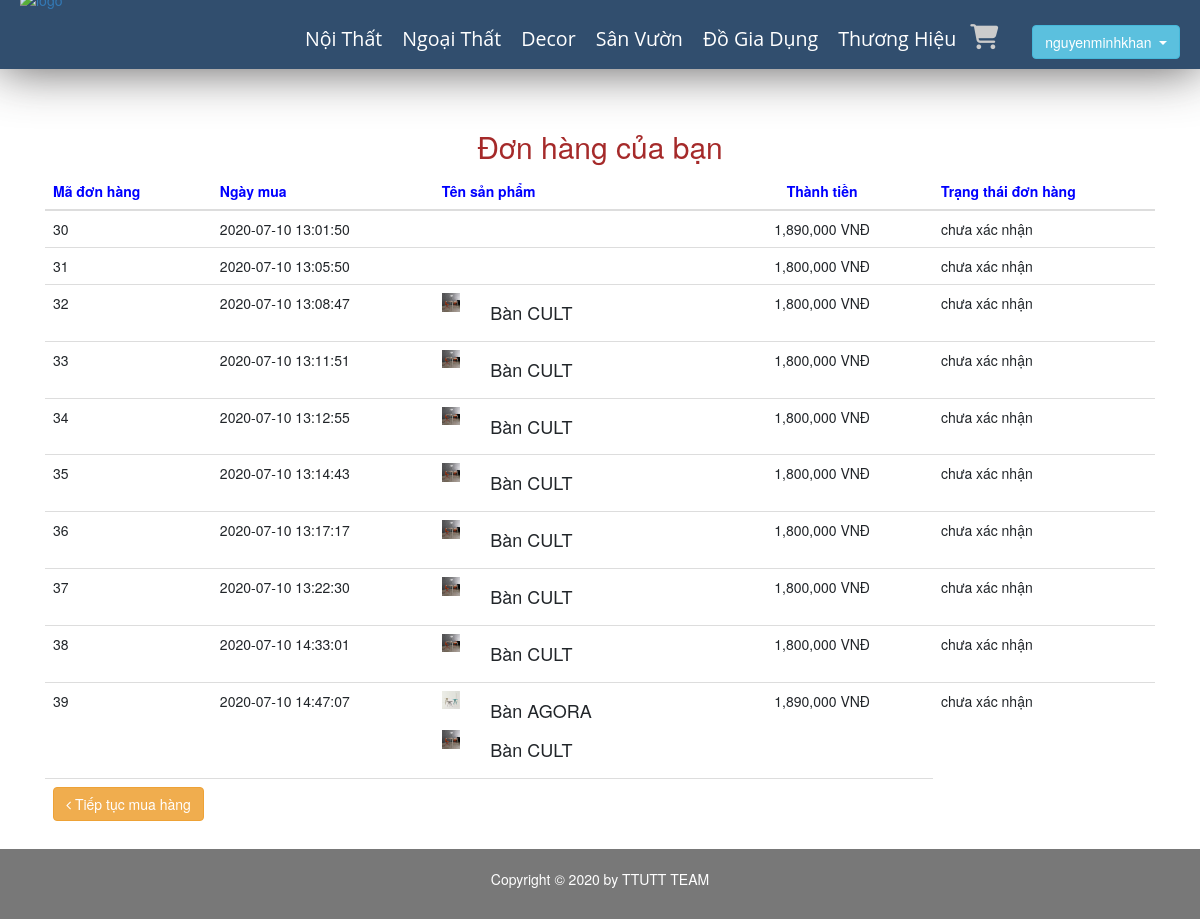
Page /public/pages/don-hang.php (signed in) on the earlier database version.
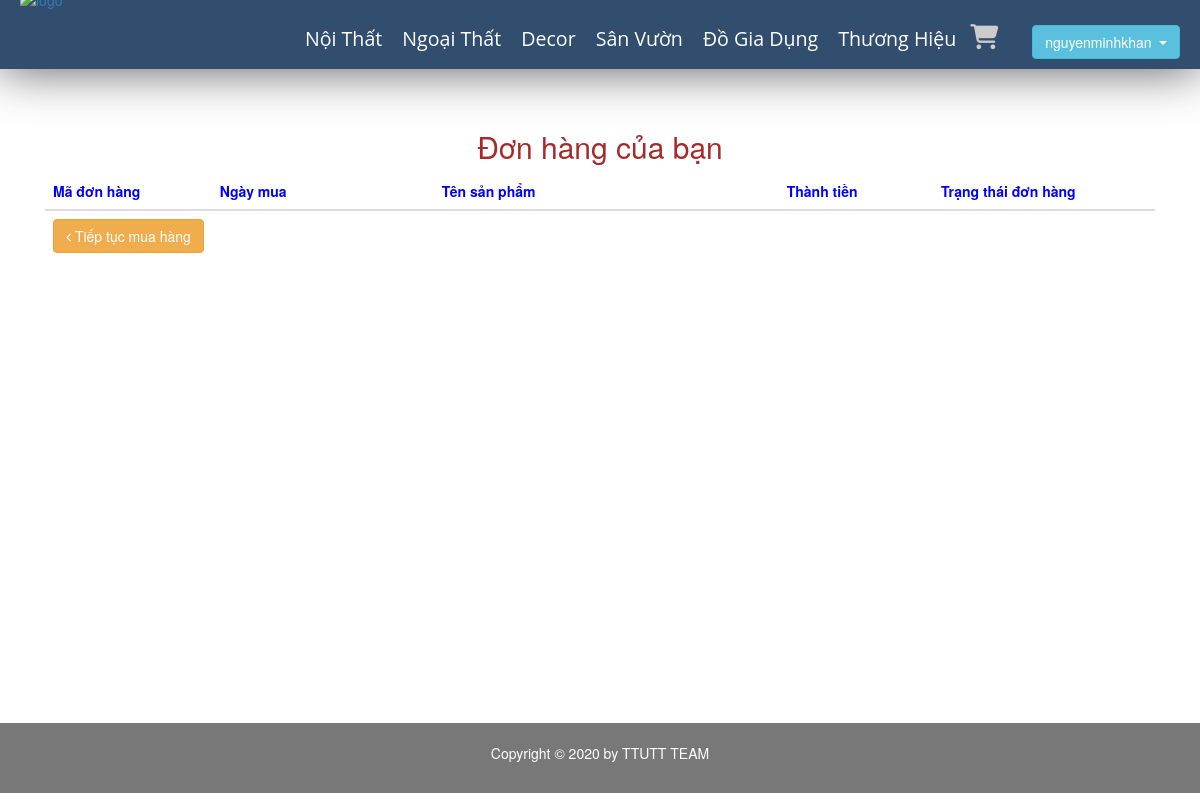
Same page on the later database version.
### tables this page shows
CREATE TABLE `category` (
  `id` int(11) NOT NULL,
  `name` varchar(100) DEFAULT NULL,
  `slug` varchar(100) DEFAULT NULL,
  `images` varchar(100) DEFAULT NULL,
  `banner` varchar(100) DEFAULT NULL,
  `home` tinyint(100) DEFAULT 0,
  `status` tinyint(4) DEFAULT 0,
  `created_at` timestamp NOT NULL DEFAULT current_timestamp(),
  `updated` timestamp NOT NULL DEFAULT current_timestamp() ON UPDATE current_timestamp()
);

CREATE TABLE `transaction` (
  `id` int(100) NOT NULL,
  `amount` int(100) DEFAULT NULL,
  `user_id` int(100) DEFAULT NULL,
  `status` tinyint(100) DEFAULT 0,
  `note` varchar(100) DEFAULT NULL,
  `created_at` timestamp NULL DEFAULT current_timestamp(),
  `created_up` timestamp NULL DEFAULT current_timestamp()
);

CREATE TABLE `orders` (
  `id` int(11) NOT NULL,
  `transaction_id` int(11) DEFAULT NULL,
  `product_id` int(11) DEFAULT NULL,
  `soluong` int(11) DEFAULT NULL,
  `gia` int(11) DEFAULT NULL,
  `sale` int(11) DEFAULT NULL,
  `created_at` timestamp NULL DEFAULT current_timestamp()
);

CREATE TABLE `product` (
  `id` int(11) NOT NULL,
  `name` varchar(100) DEFAULT NULL,
  `slug` varchar(100) DEFAULT NULL,
  `soluong` int(11) NOT NULL DEFAULT 1,
  `gia` int(11) DEFAULT NULL,
  `sale` tinyint(4) DEFAULT 0,
  `avatar` varchar(100) DEFAULT NULL,
  `category` varchar(50) DEFAULT NULL,
  `type` varchar(50) NOT NULL,
  `content` text DEFAULT NULL,
  `head` int(11) NOT NULL DEFAULT 0,
  `view` int(11) DEFAULT 0,
  `hot` tinyint(4) DEFAULT 0,
  `created_at` timestamp NULL DEFAULT NULL,
  `updata_up` timestamp NULL DEFAULT NULL ON UPDATE current_timestamp()
);

### libraries/Database.php (called while the page is built, shortened)
<?php
class DataProvider
{
	public static function ExecuteQuery($sql)
	{
		try{
			$connection = mysqli_connect("localhost","root","", "webnoithat");
			mysqli_query($connection, "set names 'utf8'");
			$result = mysqli_query($connection, $sql);
			return $result;
		}catch(Exception $ex)
		{
			return null;
		}
    }
}
?>

### public/pages/don-hang.php (the view, shortened to what the changed rows need)
<?php
require_once __DIR__ . "/../../layouts/header.php";
require_once __DIR__ . "/../../autoload/autoload.php";
?>
<body>
    <h2 class="text-center">Đơn hàng của bạn</h2>
    <div class="container" style="min-height: 550px;">
        <table class="table table-hover">
            <thead>
                <tr id="alll">
                    <th style="width:15%">Mã đơn hàng</th>
                    <th style="width:20%">Ngày mua</th>
                    <th style="width:25%">Tên sản phẩm</th>
                    <th style="width:20%" class="text-center">Thành tiền</th>
                    <th style="width:20%">Trạng thái đơn hàng</th>
                </tr>
            </thead>
            <tbody>
            <?php
                        try {
                            $sql = "SELECT * FROM transaction";
                            if (isset($_SESSION['id'])) {
                                $id = $_SESSION['id'];
                                $sql .= " WHERE user_id = " . $id;
                            }
                            $result = DataProvider::ExecuteQuery($sql);
                        } catch (Exception $ex) {
                            echo "Không thể mở CSDL";
                        }
                        ?>
                         <?php while($row = mysqli_fetch_array($result)) :?>
                            <?php if ($row['status']==0 ){ $status = "chưa xác nhận";  }
                        else {
                            $status = "Đã xác nhận";
                        } ?>
                <tr>
                    <td data-th="Order"><?php echo $row['id']?></td>
                    <td data-th="Date"><?php echo $row['created_at']?></td>
                    <td data-th="Product">
                    <?php
                    $sql1 = "SELECT * FROM `orders` WHERE `transaction_id` = {$row['id']} ";
                    $result1 = DataProvider::ExecuteQuery($sql1);
                    ?>
                    <?php while( $row1 = mysqli_fetch_array($result1)):?>
                        <?php     $sql3 = "SELECT * FROM `product` WHERE `id` = {$row1['product_id']} ";
                                     $result3 = DataProvider::ExecuteQuery($sql3);
                                    $row3 = mysqli_fetch_array($result3);
                                    ?>
                        <div class="row">
                            <div class="col-sm-2 hidden-xs"><img src="/DoAnWeb2020/admin/modules/product/img_product/<?php echo $row3['avatar']?>" alt="Sản phẩm 1" class="img-responsive" width="100">
                            </div>
                            <div class="col-sm-10">
                                <h4 class="nomargin"><?php echo $row3['name'] ?></h4>
                            </div>
                        </div>
                    <?php endwhile ?>
                    </td>
                    <td data-th="Subtotal" class="text-center"><?php echo number_format($row['amount'],0) ?> VNĐ</td>
                    <td data-th="Status"> <?php echo $status ?> </td>
                </tr>
                <?php endwhile ?>
            </tbody>
        </table>
    </div>
</body>
<?php require_once __DIR__ . "/../../layouts/footer.php" ?>

### layouts/header.php (shortened to what the changed rows need)
<!DOCTYPE html>
<html>
<head>
    <link rel="stylesheet" href="/redirect?Id=CvmsVv9asuSiOaRBBz9urpS909ixNzNqI37%2b8O1yQr4%3d">
    <link rel="stylesheet" type="text/css" href="../vendors/fonts/css/fontawesome.css">
    <link rel="stylesheet" type="text/css" href="../resources/css/styles.css">
    <link rel="stylesheet" href="../vendors/css/bootstrap.css">
    <link rel="stylesheet" href="../resources/css/queries.css">
    <link rel="stylesheet" href="../vendors/css/bootstrap-grid.css">
    <link rel="stylesheet" href="css/bootstrap.min.css">
    <link rel="stylesheet" href="css/font-awesome.min.css">
    <link rel="stylesheet" href="css/owl.carousel.css">
    <link rel="stylesheet" href="css/owl.theme.css">
    <link rel="stylesheet" href="css/owl.transitions.css">
    <link rel="stylesheet" href="css/animate.css">
    <link rel="stylesheet" href="css/normalize.css">
    <link rel="stylesheet" href="css/meanmenu.min.css">
    <link rel="stylesheet" href="css/main.css">
    <link rel="stylesheet" href="css/morrisjs/morris.css">
    <link rel="stylesheet" href="css/scrollbar/jquery.mCustomScrollbar.min.css">
    <link rel="stylesheet" href="css/metisMenu/metisMenu.min.css">
    <link rel="stylesheet" href="css/metisMenu/metisMenu-vertical.css">
    <link rel="stylesheet" href="css/calendar/fullcalendar.min.css">
    <link rel="stylesheet" href="css/calendar/fullcalendar.print.min.css">
    <link rel="stylesheet" href="style.css">
    <link rel="stylesheet" href="css/responsive.css">
    <link rel="stylesheet" href="https://maxcdn.bootstrapcdn.com/bootstrap/3.3.5/css/bootstrap.min.css"><script src="https://maxcdn.bootstrapcdn.com/bootstrap/3.3.5/js/bootstrap.min.js"></script>
</head>
<body>
    <div class="sticky">
        <nav>
            <div>
            <ul class="main-nav">
                    <?php
                    $sql = "SELECT * FROM `category`";
                    $category = DataProvider::ExecuteQuery($sql);
                    while ($loai = mysqli_fetch_array($category)) {
                        $chuoi = <<< EOD
                          <li><a class="a" href="/DoAnWeb2020/public/pages/show-row.php?id={$loai['id']}">  {$loai['name']}</a>
                          <ul class="submenu">
                          EOD;
                        echo $chuoi;
                        echo " </ul>";
                    }
                    echo   "</li>";
                    ?>
                    <a class="fas fa-shopping-cart " href="gio-hang.php" id="icoi"></a>
                    <?php if (isset($_SESSION['name'])) :   ?>
                        <div class="btn-group">
                            <button type="button" class="btn btn-info dropdown-toggle" data-toggle="dropdown" aria-haspopup="true" aria-expanded="false">
                            </button>
                        </div>
                    <?php else : ?>
                        <a class="far fa-user " href="login.php" id="icoi"></a>
                    <?php endif ?>
                </ul>
            </div>
        </nav>
    </div>

Differences in the rows shown:
removed transaction: id "30", created_at "2020-07-10 13:01:50", amount "1,890,000", status "chưa xác nhận"
removed transaction: id "31", created_at "2020-07-10 13:05:50", amount "1,800,000", status "chưa xác nhận"
removed transaction: id "32", created_at "2020-07-10 13:08:47", amount "1,800,000", status "chưa xác nhận"
removed orders: product.avatar (picture), product.name "Bàn CULT", shown under "32"
removed transaction: id "33", created_at "2020-07-10 13:11:51", amount "1,800,000", status "chưa xác nhận"
removed orders: product.avatar (picture), product.name "Bàn CULT", shown under "33"
removed transaction: id "34", created_at "2020-07-10 13:12:55", amount "1,800,000", status "chưa xác nhận"
removed orders: product.avatar (picture), product.name "Bàn CULT", shown under "34"
removed transaction: id "35", created_at "2020-07-10 13:14:43", amount "1,800,000", status "chưa xác nhận"
removed orders: product.avatar (picture), product.name "Bàn CULT", shown under "35"
removed transaction: id "36", created_at "2020-07-10 13:17:17", amount "1,800,000", status "chưa xác nhận"
removed orders: product.avatar (picture), product.name "Bàn CULT", shown under "36"
removed transaction: id "37", created_at "2020-07-10 13:22:30", amount "1,800,000", status "chưa xác nhận"
removed orders: product.avatar (picture), product.name "Bàn CULT", shown under "37"
removed transaction: id "38", created_at "2020-07-10 14:33:01", amount "1,800,000", status "chưa xác nhận"
removed orders: product.avatar (picture), product.name "Bàn CULT", shown under "38"
removed transaction: id "39", created_at "2020-07-10 14:47:07", amount "1,890,000", status "chưa xác nhận"
removed orders: product.avatar (picture), product.name "Bàn AGORA", shown under "39"
removed orders: product.avatar (picture), product.name "Bàn CULT", shown under "39"
